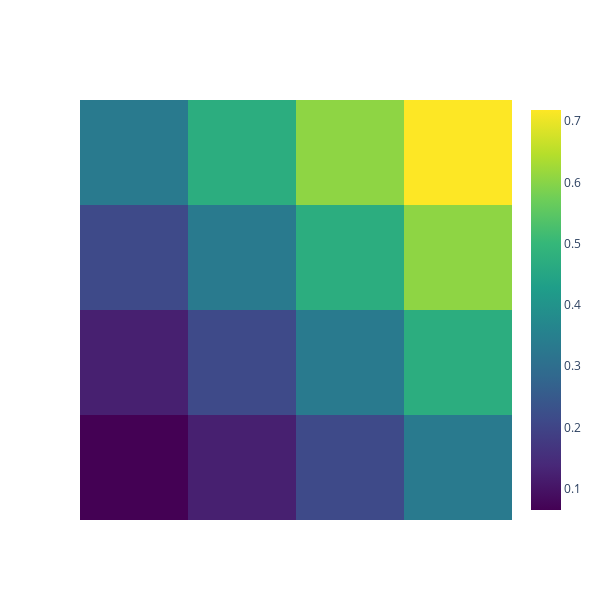

Notebook code for this chart:
### Code cell
# plot weights
import plotly.figure_factory as ff
import plotly.graph_objects as go

w = np.array(weights)
m = np.min(weights, axis=None)
M = np.max(weights, axis=None)
w_index = 0
z_text = np.array(['' for i in range(N)]).reshape(Ny, Nx)
fig = ff.create_annotated_heatmap(w[:, w_index].reshape(Ny, Nx), colorscale='viridis', 
                                  annotation_text=z_text, showscale=True, zmin = m, zmax = M)

fig.update_layout(
            paper_bgcolor='rgba(0, 0, 0, 0)',
            plot_bgcolor='rgba(0, 0, 0, 0)',
            )
fig.update_layout(width=600, height=600, autosize=False)

fig.show()

### Figure 1 — Plotly figure (JSON) as saved in the notebook; plotly's stock layout.template omitted (floating-point values rounded to 4 significant figures)
{"data": [{"colorscale": [[0, "#440154"], [0.1111, "#482878"], [0.2222, "#3e4989"], [0.3333, "#31688e"], [0.4444, "#26828e"], [0.5556, "#1f9e89"], [0.6667, "#35b779"], [0.7778, "#6ece58"], [0.8889, "#b5de2b"], [1, "#fde725"]], "reversescale": false, "showscale": true, "type": "heatmap", "z": [[0.06518, 0.1223, 0.212, 0.3333], [0.1223, 0.212, 0.3333, 0.4718], [0.212, 0.3333, 0.4718, 0.6056], [0.3333, 0.4718, 0.6056, 0.7184]], "zmax": 0.7184, "zmin": 0.06518}], "layout": {"annotations": [{"font": {"color": "#FFFFFF"}, "showarrow": false, "text": "", "x": 0, "xref": "x", "y": 0, "yref": "y"}, {"font": {"color": "#FFFFFF"}, "showarrow": false, "text": "", "x": 1, "xref": "x", "y": 0, "yref": "y"}, {"font": {"color": "#FFFFFF"}, "showarrow": false, "text": "", "x": 2, "xref": "x", "y": 0, "yref": "y"}, {"font": {"color": "#FFFFFF"}, "showarrow": false, "text": "", "x": 3, "xref": "x", "y": 0, "yref": "y"}, {"font": {"color": "#FFFFFF"}, "showarrow": false, "text": "", "x": 0, "xref": "x", "y": 1, "yref": "y"}, {"font": {"color": "#FFFFFF"}, "showarrow": false, "text": "", "x": 1, "xref": "x", "y": 1, "yref": "y"}, {"font": {"color": "#FFFFFF"}, "showarrow": false, "text": "", "x": 2, "xref": "x", "y": 1, "yref": "y"}, {"font": {"color": "#000000"}, "showarrow": false, "text": "", "x": 3, "xref": "x", "y": 1, "yref": "y"}, {"font": {"color": "#FFFFFF"}, "showarrow": false, "text": "", "x": 0, "xref": "x", "y": 2, "yref": "y"}, {"font": {"color": "#FFFFFF"}, "showarrow": false, "text": "", "x": 1, "xref": "x", "y": 2, "yref": "y"}, {"font": {"color": "#000000"}, "showarrow": false, "text": "", "x": 2, "xref": "x", "y": 2, "yref": "y"}, {"font": {"color": "#000000"}, "showarrow": false, "text": "", "x": 3, "xref": "x", "y": 2, "yref": "y"}, {"font": {"color": "#FFFFFF"}, "showarrow": false, "text": "", "x": 0, "xref": "x", "y": 3, "yref": "y"}, {"font": {"color": "#000000"}, "showarrow": false, "text": "", "x": 1, "xref": "x", "y": 3, "yref": "y"}, {"font": {"color": "#000000"}, "showarrow": false, "text": "", "x": 2, "xref": "x", "y": 3, "yref": "y"}, {"font": {"color": "#000000"}, "showarrow": false, "text": "", "x": 3, "xref": "x", "y": 3, "yref": "y"}], "autosize": false, "height": 600, "paper_bgcolor": "rgba(0, 0, 0, 0)", "plot_bgcolor": "rgba(0, 0, 0, 0)", "width": 600, "xaxis": {"gridcolor": "rgb(0, 0, 0)", "showticklabels": false, "side": "top", "ticks": ""}, "yaxis": {"showticklabels": false, "ticks": "", "ticksuffix": "  "}}}
